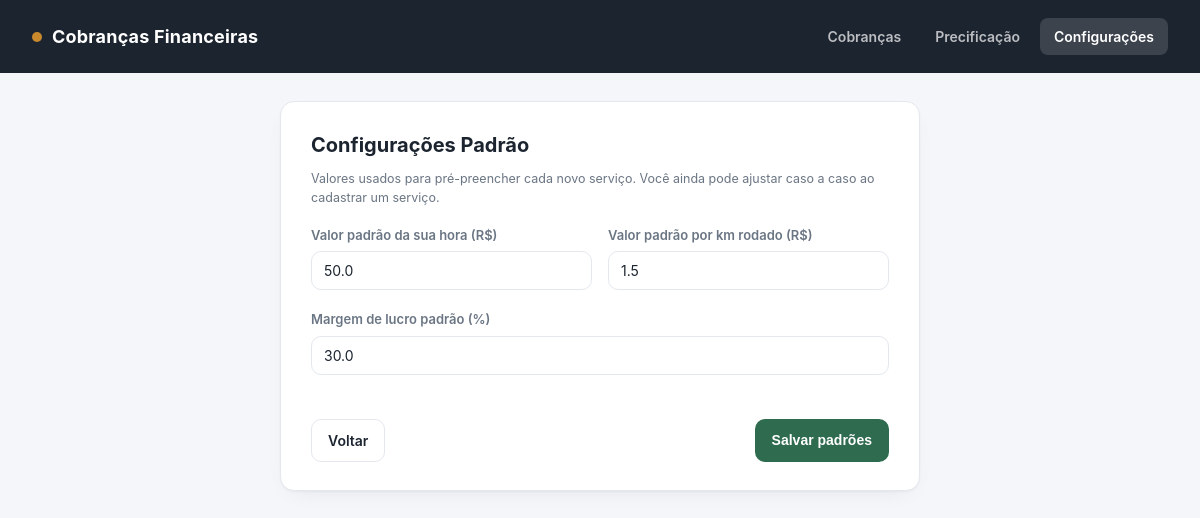
/configuracoes, run on the app's committed database.
### tables this page shows
CREATE TABLE configuracoes (
            id INTEGER PRIMARY KEY CHECK (id = 1),
            valor_hora REAL NOT NULL DEFAULT 50,
            valor_km REAL NOT NULL DEFAULT 1.5,
            margem_lucro REAL NOT NULL DEFAULT 30
        );

### app.py (the view, shortened to what this page needs)
@app.route("/configuracoes", methods=["GET", "POST"])
def configuracoes():
    conn = get_db()
    config = get_config(conn)
    conn.close()
    return render_template("configuracoes.html", config=config)

### app.py (called while the page is built)
def get_db():
    conn = sqlite3.connect(DB_PATH)
    conn.row_factory = sqlite3.Row
    conn.execute("PRAGMA foreign_keys = ON")
    return conn

def get_config(conn):
    return conn.execute("SELECT * FROM configuracoes WHERE id = 1").fetchone()

### templates/configuracoes.html (shortened to what this page needs)
{% extends "base.html" %}
{% block content %}
<div class="form-card">
    <h1>Configurações Padrão</h1>
    <p class="hint" style="margin-top: -10px; margin-bottom: 18px;">
        Valores usados para pré-preencher  cada novo serviço.
        Você ainda pode ajustar caso a caso ao cadastrar um serviço.
    </p>
    <form method="post">
        <div class="form-grid">
            <div class="form-field">
                <label>Valor padrão da sua hora (R$)</label>
                <input type="number" step="0.01" min="0" name="valor_hora" value="{{ config['valor_hora'] }}" required>
            </div>
            <div class="form-field">
                <label>Valor padrão por km rodado (R$)</label>
                <input type="number" step="0.01" min="0" name="valor_km" value="{{ config['valor_km'] }}" required>
            </div>
            <div class="form-field full">
                <label>Margem de lucro padrão (%)</label>
                <input type="number" step="1" min="0" name="margem_lucro" value="{{ config['margem_lucro'] }}" required>
            </div>
            <div class="form-actions">
                <a href="{{ url_for('servicos') }}" class="btn btn-secondary">Voltar</a>
                <button type="submit" class="btn btn-primary">Salvar padrões</button>
            </div>
        </div>
    </form>
</div>
{% endblock %}

### static/style.css (style rules this page uses)
:root { --bg: #f4f6f9; --surface: #ffffff; --ink: #1c2430; --muted: #6b7684; --border: #e4e8ee; --brand: #2f6b4f; --brand-light: #b3c0b8; --accent: #c98a2e; --success: #26a863; --success-bg: #e7f6ee; --warning: #c9832e; --warning-bg: #fbf1e3; --danger: #c04b3f; --danger-bg: #fbeae7; --neutral: #6b7684; --neutral-bg: #eef0f3; --radius: 14px; --shadow: 0 1px 2px rgba(20, 25, 35, 0.04), 0 8px 24px -12px rgba(20, 25, 35, 0.10); }
* { box-sizing: border-box; }
body { margin: 0; background: var(--bg); color: var(--ink); font-family: -apple-system, "Segoe UI", Roboto, "Helvetica Neue", Arial, sans-serif; font-size: 15px; line-height: 1.5; }
a { color: inherit; text-decoration: none; }
.hint { font-size: 12.5px; color: var(--muted); margin-top: 4px; }
.btn { display: inline-flex; align-items: center; gap: 6px; border: 1px solid transparent; border-radius: 10px; padding: 10px 16px; font-size: 14px; font-weight: 600; cursor: pointer; transition: filter 0.15s ease; }
.btn-primary { background: var(--brand); color: #fff; }
.btn-secondary { background: var(--surface); color: var(--ink); border-color: var(--border); }
.form-card { background: var(--surface); border: 1px solid var(--border); border-radius: var(--radius); box-shadow: var(--shadow); padding: 28px 30px; max-width: 640px; margin: 0 auto; }
.form-card h1 { font-size: 20px; margin: 0 0 20px; }
.form-grid { display: grid; grid-template-columns: 1fr 1fr; gap: 16px; }
.form-field { margin-bottom: 4px; }
.form-field.full { grid-column: 1 / -1; }
.form-field label { display: block; font-size: 13px; font-weight: 600; color: var(--muted); margin-bottom: 6px; }
.form-field input, .form-field select, .form-field textarea { width: 100%; border: 1px solid var(--border); border-radius: 10px; padding: 10px 12px; font-size: 14px; font-family: inherit; color: var(--ink); background: var(--surface); }
.form-actions { display: flex; justify-content: space-between; margin-top: 24px; grid-column: 1 / -1; }

### data on the page
configuracoes: valor_hora "50.0", valor_km "1.5", margem_lucro "30.0"
